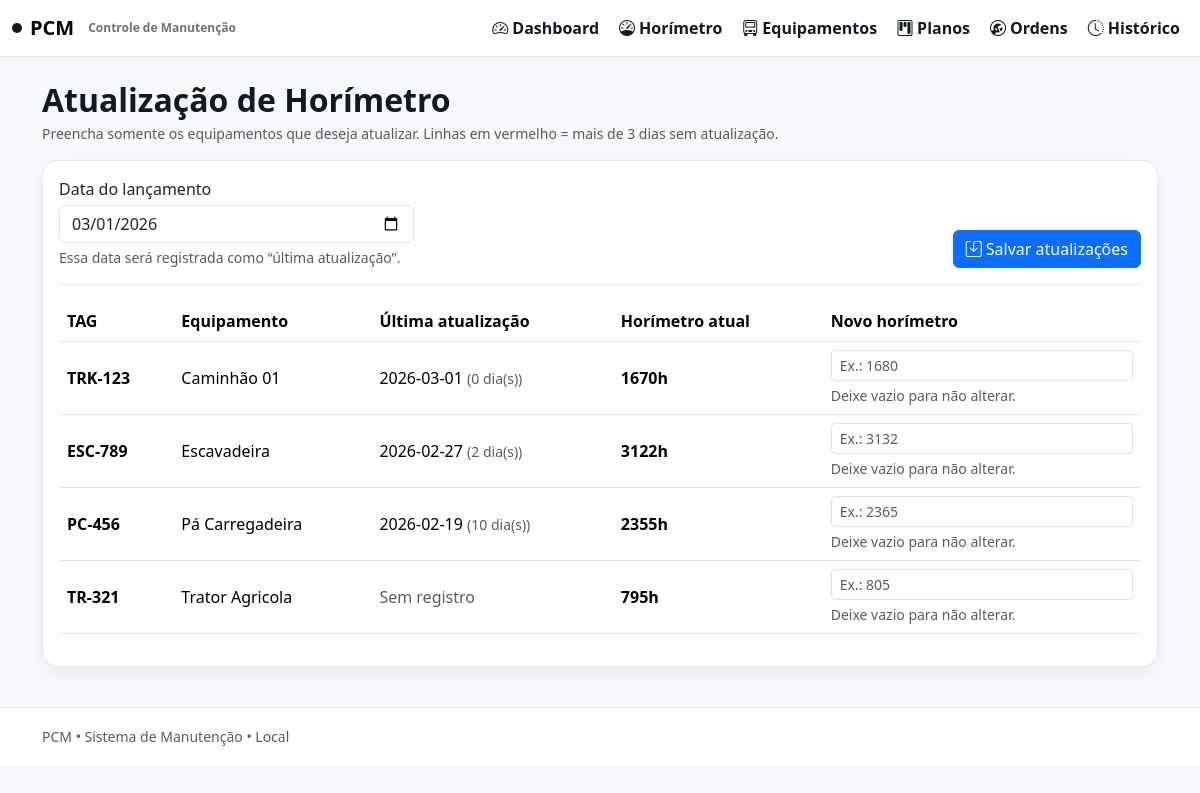
Screenshot of /horimetros with the database file from the repository.
### models.py (models this page shows, shortened)
class Equipment(db.Model):
    __tablename__ = "equipamentos"
    id = db.Column(db.Integer, primary_key=True)
    nome = db.Column(db.String(120), nullable=False)
    codigo = db.Column(db.String(60), nullable=False, unique=True)  # TAG
    tipo = db.Column(db.String(60), nullable=True)
    horimetro_atual = db.Column(db.Integer, nullable=False, default=0)
    ativo = db.Column(db.Boolean, nullable=False, default=True)
    created_at = db.Column(db.DateTime, nullable=False, default=datetime.utcnow)

class HorimeterLog(db.Model):
    __tablename__ = "horimetro_log"
    id = db.Column(db.Integer, primary_key=True)
    equipamento_id = db.Column(db.Integer, db.ForeignKey("equipamentos.id"), nullable=False)
    data_registro = db.Column(db.Date, nullable=False, default=date.today)
    horimetro = db.Column(db.Integer, nullable=False)
    created_at = db.Column(db.DateTime, nullable=False, default=datetime.utcnow)
    equipamento = db.relationship("Equipment", backref=db.backref("horimetros", lazy=True))

### app.py (the view, shortened to what this page needs)
    @app.route("/horimetros", methods=["GET", "POST"])
    def horimetros():
        equipamentos = (
            Equipment.query.filter_by(ativo=True)
            .order_by(Equipment.nome.asc())
            .all()
        )
        hoje = date.today()
        rows = []
        for e in equipamentos:
            last = (
                HorimeterLog.query.filter_by(equipamento_id=e.id)
                .order_by(HorimeterLog.data_registro.desc(), HorimeterLog.id.desc())
                .first()
            )
            last_date = last.data_registro if last else None
            dias = (hoje - last_date).days if last_date else 9999
            rows.append({"equip": e, "last_date": last_date, "dias": dias})
        return render_template("horimetros.html", rows=rows, hoje=hoje)

### templates/horimetros.html
{% extends "base.html" %}
{% block content %}
<div class="d-flex flex-wrap justify-content-between align-items-end gap-2 mb-3">
  <div>
    <h2 class="mb-1 fw-bold">Atualização de Horímetro</h2>
    <div class="text-muted small">
      Preencha somente os equipamentos que deseja atualizar. Linhas em vermelho = mais de 3 dias sem atualização.
    </div>
  </div>
</div>
<form method="post" class="card card-min p-3 mb-3">
  <div class="row g-2 align-items-end">
    <div class="col-12 col-md-4">
      <label class="form-label mb-1">Data do lançamento</label>
      <input class="form-control" type="date" name="data_registro" value="{{ hoje }}">
      <div class="text-muted small mt-1">Essa data será registrada como “última atualização”.</div>
    </div>
    <div class="col-12 col-md-8 d-flex justify-content-md-end">
      <button class="btn btn-primary">
        <i class="bi bi-save me-1"></i>Salvar atualizações
      </button>
    </div>
  </div>
  <hr class="my-3">
  <div class="table-responsive">
    <table class="table align-middle table-hover">
      <thead>
        <tr>
          <th>TAG</th>
          <th>Equipamento</th>
          <th>Última atualização</th>
          <th>Horímetro atual</th>
          <th>Novo horímetro</th>
        </tr>
      </thead>
      <tbody>
        {% for r in rows %}
          {% set atrasado = (r.last_date is none) or (r.dias > 3) %}
          <tr class="{% if atrasado %}row-alert{% endif %}">
            <td class="fw-bold">{{ r.equip.codigo }}</td>
            <td>{{ r.equip.nome }}</td>
            <td>
              {% if r.last_date %}
                {{ r.last_date }} <span class="text-muted small">({{ r.dias }} dia(s))</span>
              {% else %}
                <span class="text-muted">Sem registro</span>
              {% endif %}
            </td>
            <td><span class="fw-semibold">{{ r.equip.horimetro_atual }}h</span></td>
            <td style="max-width: 220px;">
              <input
                class="form-control form-control-sm"
                type="number"
                name="novo_h_{{ r.equip.id }}"
                min="{{ r.equip.horimetro_atual }}"
                placeholder="Ex.: {{ r.equip.horimetro_atual + 10 }}"
              >
              <div class="text-muted small mt-1">Deixe vazio para não alterar.</div>
            </td>
          </tr>
        {% endfor %}
      </tbody>
    </table>
  </div>
</form>
{% endblock %}

### static/css/style.css (style rules this page uses)
:root { --bg: #f7f8fb; --card: #ffffff; --text: #111827; --muted: #6b7280; --border: #e5e7eb; --shadow: 0 10px 25px rgba(17,24,39,.06); --shadow2: 0 6px 18px rgba(17,24,39,.05); }
.bg-app { background: var(--bg); color: var(--text); }
.card-min { border: 1px solid var(--border); border-radius: 16px; background: var(--card); box-shadow: var(--shadow2); }
.card-min hr { border-top: 1px solid var(--border); opacity: 1; }

### rows the page displays
Equipment: equip.codigo "TRK-123", equip.nome "Caminhão 01", equip.horimetro_atual "1670", equip.id "Ex.: 1680"
HorimeterLog: last_date "2026-03-01"
Equipment: equip.codigo "ESC-789", equip.nome "Escavadeira", equip.horimetro_atual "3122", equip.id "Ex.: 3132"
HorimeterLog: last_date "2026-02-27"
Equipment: equip.codigo "PC-456", equip.nome "Pá Carregadeira", equip.horimetro_atual "2355", equip.id "Ex.: 2365"
HorimeterLog: last_date "2026-02-19"
Equipment: equip.codigo "TR-321", equip.nome "Trator Agricola", equip.horimetro_atual "795", equip "Ex.: 805"

### other values shown
{{ r.dias }} "0" "2" "10"
